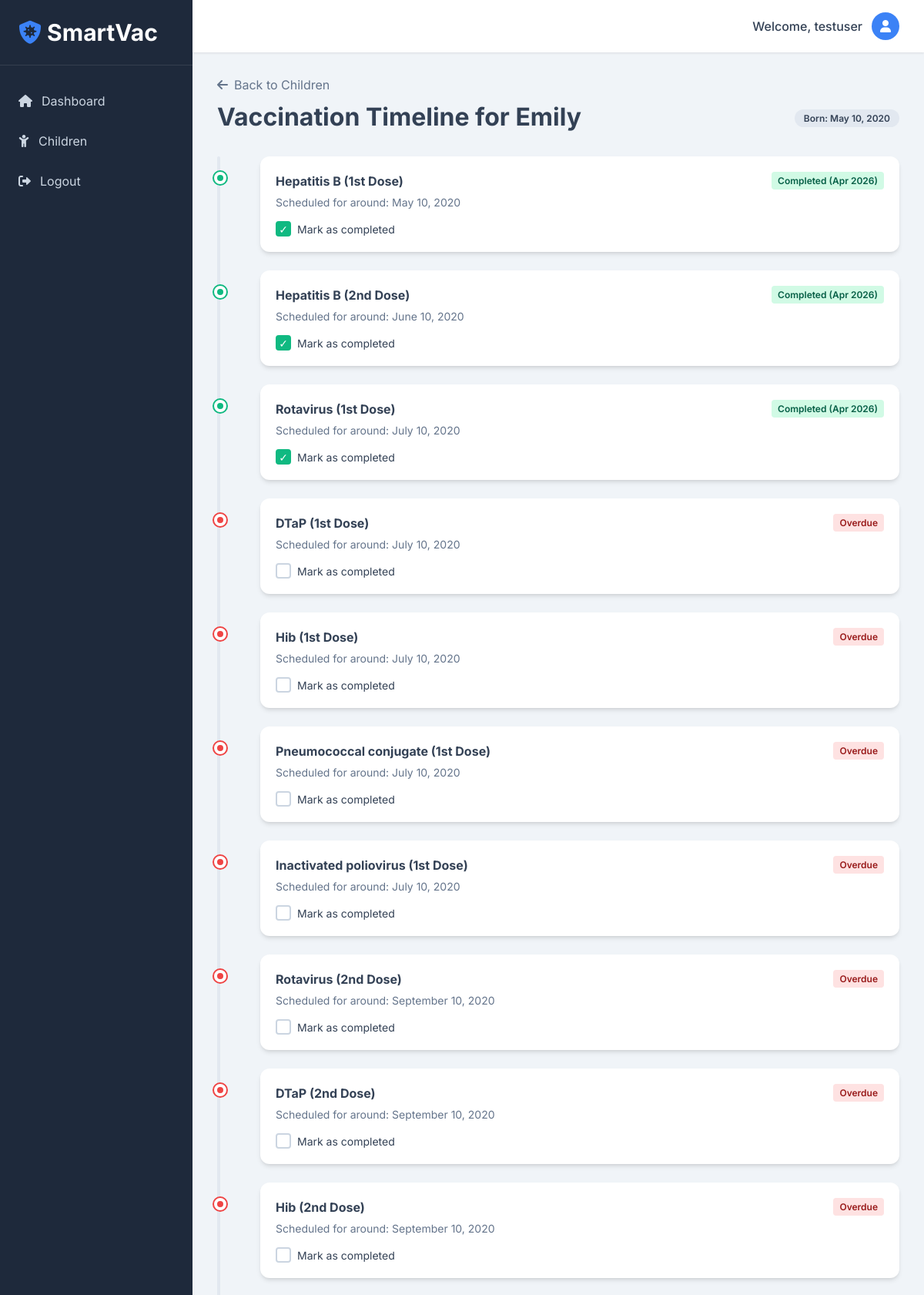
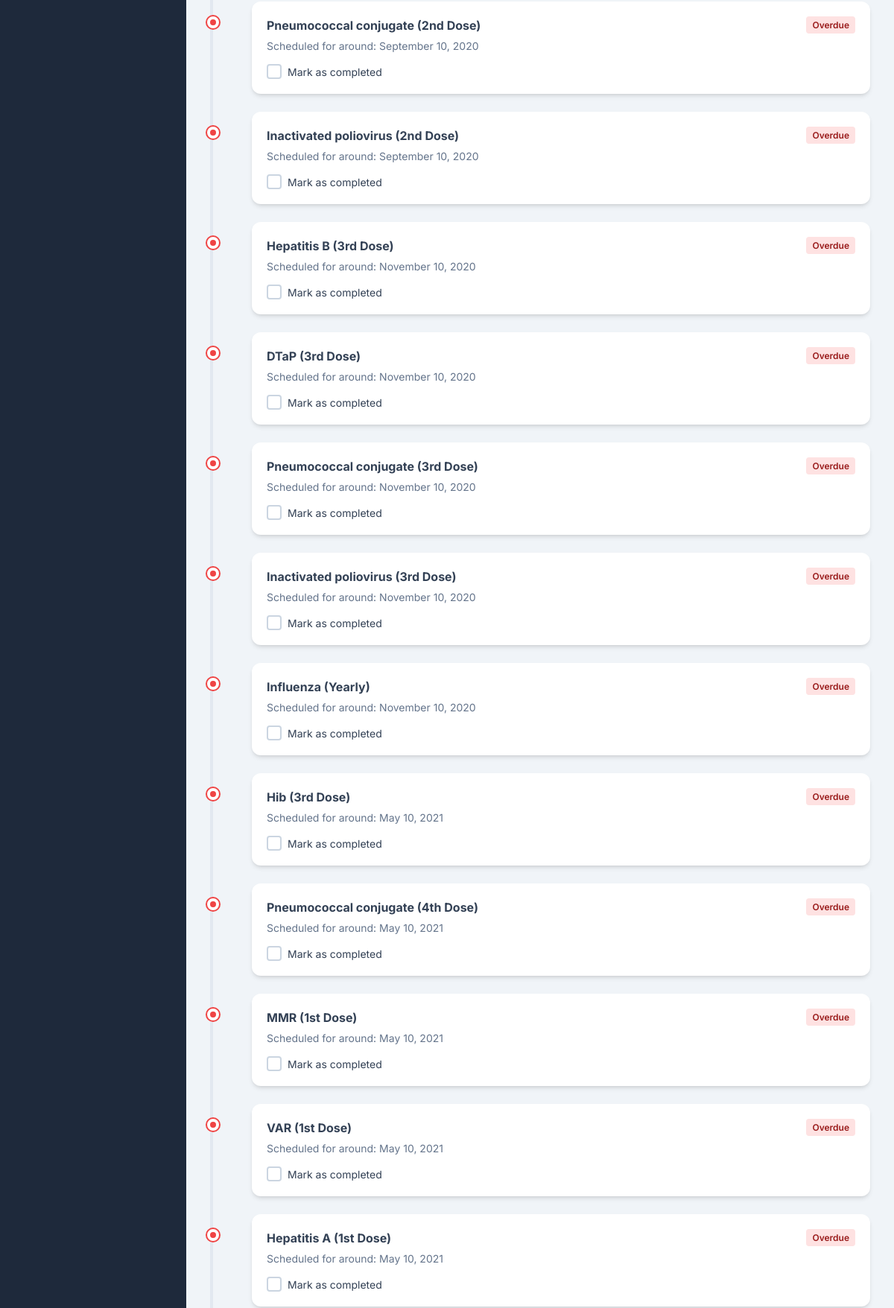
The page /child/1/timeline (signed in, upper part) on the database its author committed (2 pictures, top to bottom).
### models.py (models this page shows)
class User(UserMixin, db.Model):
    id = db.Column(db.Integer, primary_key=True)
    username = db.Column(db.String(150), unique=True, nullable=False)
    password = db.Column(db.String(150), nullable=False)
    children = db.relationship('Child', backref='parent', lazy=True)

class Child(db.Model):
    id = db.Column(db.Integer, primary_key=True)
    name = db.Column(db.String(150), nullable=False)
    dob = db.Column(db.Date, nullable=False)
    gender = db.Column(db.String(50))
    user_id = db.Column(db.Integer, db.ForeignKey('user.id'), nullable=False)
    vaccines = db.relationship('VaccineRecord', backref='child', cascade="all, delete-orphan", lazy=True)

class VaccineRecord(db.Model):
    id = db.Column(db.Integer, primary_key=True)
    child_id = db.Column(db.Integer, db.ForeignKey('child.id'), nullable=False)
    vaccine_name = db.Column(db.String(150), nullable=False)
    due_date = db.Column(db.Date, nullable=False)
    completed = db.Column(db.Boolean, default=False)
    completed_date = db.Column(db.Date, nullable=True)
    notes = db.Column(db.Text, nullable=True)

### app.py (the view)
@app.route('/child/<int:child_id>/timeline')
@login_required
def timeline(child_id):
    child = Child.query.get_or_404(child_id)
    if child.user_id != current_user.id:
        return "Unauthorized", 403
    records = VaccineRecord.query.filter_by(child_id=child.id).order_by(VaccineRecord.due_date).all()
    today = datetime.date.today()
    return render_template('timeline.html', child=child, records=records, today=today)

### app.py (called while the page is built)
@login_manager.user_loader
def load_user(user_id):
    return User.query.get(int(user_id))

### templates/timeline.html (shortened to what this page needs)
{% extends "base.html" %}
{% block content %}
<div class="timeline-header">
    <a href="{{ url_for('manage_children') }}" class="back-link"><i class="fa-solid fa-arrow-left"></i> Back to Children</a>
    <div class="child-title-bar">
        <h1>Vaccination Timeline for {{ child.name }}</h1>
        <div class="child-meta">
            <span class="badge">Born: {{ child.dob.strftime('%b %d, %Y') }}</span>
        </div>
    </div>
</div>
<div class="timeline-container">
    <div class="timeline-line"></div>
    {% for record in records %}
    <div class="timeline-item {% if record.completed %}completed{% elif record.due_date < today %}overdue{% endif %}" data-id="{{ record.id }}">
        <div class="timeline-dot"></div>
        <div class="timeline-content card">
            <div class="tl-header">
                <h3>{{ record.vaccine_name }}</h3>
                <span class="status-badge">
                    {% if record.completed %}
                        Completed ({{ record.completed_date.strftime('%b %Y') }})
                    {% elif record.due_date < today %}
                        Overdue
                    {% else %}
                        Due: {{ record.due_date.strftime('%b %Y') }}
                    {% endif %}
                </span>
            </div>
            <p>Scheduled for around: {{ record.due_date.strftime('%B %d, %Y') }}</p>
            <div class="tl-actions">
                <label class="custom-checkbox">
                    <span class="checkmark"></span>
                    Mark as completed
                </label>
            </div>
        </div>
    </div>
    {% endfor %}
</div>
{% endblock %}

### templates/base.html (shortened to what this page needs)
<!DOCTYPE html>
<html lang="en">
<head>
    <link rel="stylesheet" href="{{ url_for('static', filename='css/style.css') }}">
    <link href="https://cdnjs.cloudflare.com/ajax/libs/font-awesome/6.0.0/css/all.min.css" rel="stylesheet">
</head>
<body>
    {% if current_user.is_authenticated %}
    <div class="app-container">
        <nav class="sidebar">
            <div class="sidebar-header">
                <h2><i class="fa-solid fa-shield-virus"></i> SmartVac</h2>
            </div>
            <ul class="nav-links">
                <li><a href="{{ url_for('dashboard') }}" class="{% if request.endpoint == 'dashboard' %}active{% endif %}"><i class="fa-solid fa-house"></i> Dashboard</a></li>
                <li><a href="{{ url_for('manage_children') }}" class="{% if request.endpoint == 'manage_children' %}active{% endif %}"><i class="fa-solid fa-child"></i> Children</a></li>
                <li><a href="{{ url_for('logout') }}"><i class="fa-solid fa-right-from-bracket"></i> Logout</a></li>
            </ul>
        </nav>
        <main class="main-content">
            <header class="topbar">
                <div class="user-info">
                    <span>Welcome, {{ current_user.username }}</span>
                    <div class="avatar"><i class="fa-solid fa-user"></i></div>
                </div>
            </header>
            <div class="content-body">
                {% block content %}{% endblock %}
            </div>
        </main>
    </div>
    {% endif %}
</body>
</html>

### static/css/style.css (style rules this page uses)
:root { --bg-main: #f0f4f8; --sidebar-bg: #1e293b; --sidebar-hover: #334155; --text-main: #334155; --text-muted: #64748b; --white: #ffffff; --primary: #3b82f6; --primary-hover: #2563eb; --success: #10b981; --warning: #f59e0b; --danger: #ef4444; --border-radius: 12px; --shadow: 0 4px 6px -1px rgb(0 0 0 / 0.1), 0 2px 4px -2px rgb(0 0 0 / 0.1); --glass-bg: rgba(255, 255, 255, 0.7); --glass-border: rgba(255, 255, 255, 0.18); }
* { margin: 0; padding: 0; box-sizing: border-box; font-family: 'Inter', sans-serif; }
body { background-color: var(--bg-main); color: var(--text-main); min-height: 100vh; }
.app-container { display: flex; height: 100vh; overflow: hidden; }
.sidebar { width: 250px; background-color: var(--sidebar-bg); color: var(--white); display: flex; flex-direction: column; transition: all 0.3s ease; }
.sidebar-header { padding: 24px; font-size: 20px; font-weight: 700; border-bottom: 1px solid rgba(255, 255, 255, 0.1); display: flex; align-items: center; gap: 12px; }
.sidebar-header i { color: var(--primary); }
.nav-links { list-style: none; padding: 20px 0; }
.nav-links li a { display: flex; align-items: center; gap: 12px; padding: 16px 24px; color: #cbd5e1; text-decoration: none; transition: 0.2s; }
.main-content { flex: 1; display: flex; flex-direction: column; overflow-y: auto; }
.topbar { background: var(--white); padding: 16px 32px; display: flex; justify-content: flex-end; align-items: center; box-shadow: 0 1px 3px 0 rgb(0 0 0 / 0.1); z-index: 10; }
.user-info { display: flex; align-items: center; gap: 12px; font-weight: 500; }
.avatar { width: 36px; height: 36px; border-radius: 50%; background: var(--primary); color: var(--white); display: flex; align-items: center; justify-content: center; }
.content-body { padding: 32px; }
.card { background: var(--white); border-radius: var(--border-radius); padding: 24px; box-shadow: var(--shadow); }
.timeline-header { display: flex; flex-direction: column; gap: 12px; margin-bottom: 32px; }
.back-link { color: var(--text-muted); text-decoration: none; display: flex; align-items: center; gap: 8px; }
.child-title-bar { display: flex; align-items: center; justify-content: space-between; }
.badge { background: #e2e8f0; padding: 4px 12px; border-radius: 20px; font-size: 12px; font-weight: 600; }
.timeline-container { position: relative; padding-left: 24px; }
.timeline-line { position: absolute; left: 0; top: 0; bottom: 0; width: 4px; background: #e2e8f0; border-radius: 4px; }
.timeline-item { position: relative; margin-bottom: 24px; padding-left: 32px; }
.timeline-dot { position: absolute; left: -28px; top: 20px; width: 16px; height: 16px; border-radius: 50%; background: var(--primary); border: 4px solid var(--white); box-shadow: 0 0 0 2px var(--primary); transition: all 0.3s; }
.timeline-content { padding: 20px; position: relative; }
.tl-header { display: flex; justify-content: space-between; align-items: center; margin-bottom: 8px; }
.tl-header h3 { font-size: 16px; }
.timeline-item p { color: var(--text-muted); font-size: 14px; margin-bottom: 16px; }
.status-badge { font-size: 12px; padding: 4px 8px; border-radius: 4px; font-weight: 600; background:#e2e8f0; color: #475569; }
.timeline-item.completed .timeline-dot { background: var(--success); box-shadow: 0 0 0 2px var(--success); }
.timeline-item.completed .status-badge { background: #d1fae5; color: #065f46; }
.timeline-item.overdue .timeline-dot { background: var(--danger); box-shadow: 0 0 0 2px var(--danger); }
.timeline-item.overdue .status-badge { background: #fee2e2; color: #991b1b; }
.custom-checkbox { display: flex; align-items: center; gap: 8px; cursor: pointer; font-size: 14px; user-select: none; }
.checkmark { width: 20px; height: 20px; border: 2px solid #cbd5e1; border-radius: 4px; display: flex; align-items: center; justify-content: center; transition: 0.2s; }
.custom-checkbox input:checked ~ .checkmark { background: var(--success); border-color: var(--success); }
.custom-checkbox input:checked ~ .checkmark::after { content: "✓"; color: white; display: block; }

### rows shown on the page
User: username "testuser"
Child: name "Emily", dob "May 10, 2020"
VaccineRecord: vaccine_name "Hepatitis B (1st Dose)", completed_date "Apr 2026", due_date "May 10, 2020"
VaccineRecord: vaccine_name "Hepatitis B (2nd Dose)", completed_date "Apr 2026", due_date "June 10, 2020"
VaccineRecord: vaccine_name "Rotavirus (1st Dose)", completed_date "Apr 2026", due_date "July 10, 2020"
VaccineRecord: vaccine_name "DTaP (1st Dose)", completed "Overdue", due_date "July 10, 2020"
VaccineRecord: vaccine_name "Hib (1st Dose)", completed "Overdue", due_date "July 10, 2020"
VaccineRecord: vaccine_name "Pneumococcal conjugate (1st Dose)", completed "Overdue", due_date "July 10, 2020"
VaccineRecord: vaccine_name "Inactivated poliovirus (1st Dose)", completed "Overdue", due_date "July 10, 2020"
VaccineRecord: vaccine_name "Rotavirus (2nd Dose)", completed "Overdue", due_date "September 10, 2020"
VaccineRecord: vaccine_name "DTaP (2nd Dose)", completed "Overdue", due_date "September 10, 2020"
VaccineRecord: vaccine_name "Hib (2nd Dose)", completed "Overdue", due_date "September 10, 2020"
VaccineRecord: vaccine_name "Pneumococcal conjugate (2nd Dose)", completed "Overdue", due_date "September 10, 2020"
VaccineRecord: vaccine_name "Inactivated poliovirus (2nd Dose)", completed "Overdue", due_date "September 10, 2020"
VaccineRecord: vaccine_name "Hepatitis B (3rd Dose)", completed "Overdue", due_date "November 10, 2020"
VaccineRecord: vaccine_name "DTaP (3rd Dose)", completed "Overdue", due_date "November 10, 2020"
VaccineRecord: vaccine_name "Pneumococcal conjugate (3rd Dose)", completed "Overdue", due_date "November 10, 2020"
VaccineRecord: vaccine_name "Inactivated poliovirus (3rd Dose)", completed "Overdue", due_date "November 10, 2020"
VaccineRecord: vaccine_name "Influenza (Yearly)", completed "Overdue", due_date "November 10, 2020"
VaccineRecord: vaccine_name "Hib (3rd Dose)", completed "Overdue", due_date "May 10, 2021"
VaccineRecord: vaccine_name "Pneumococcal conjugate (4th Dose)", completed "Overdue", due_date "May 10, 2021"
VaccineRecord: vaccine_name "MMR (1st Dose)", completed "Overdue", due_date "May 10, 2021"
VaccineRecord: vaccine_name "VAR (1st Dose)", completed "Overdue", due_date "May 10, 2021"
VaccineRecord: vaccine_name "Hepatitis A (1st Dose)", completed "Overdue", due_date "May 10, 2021"
